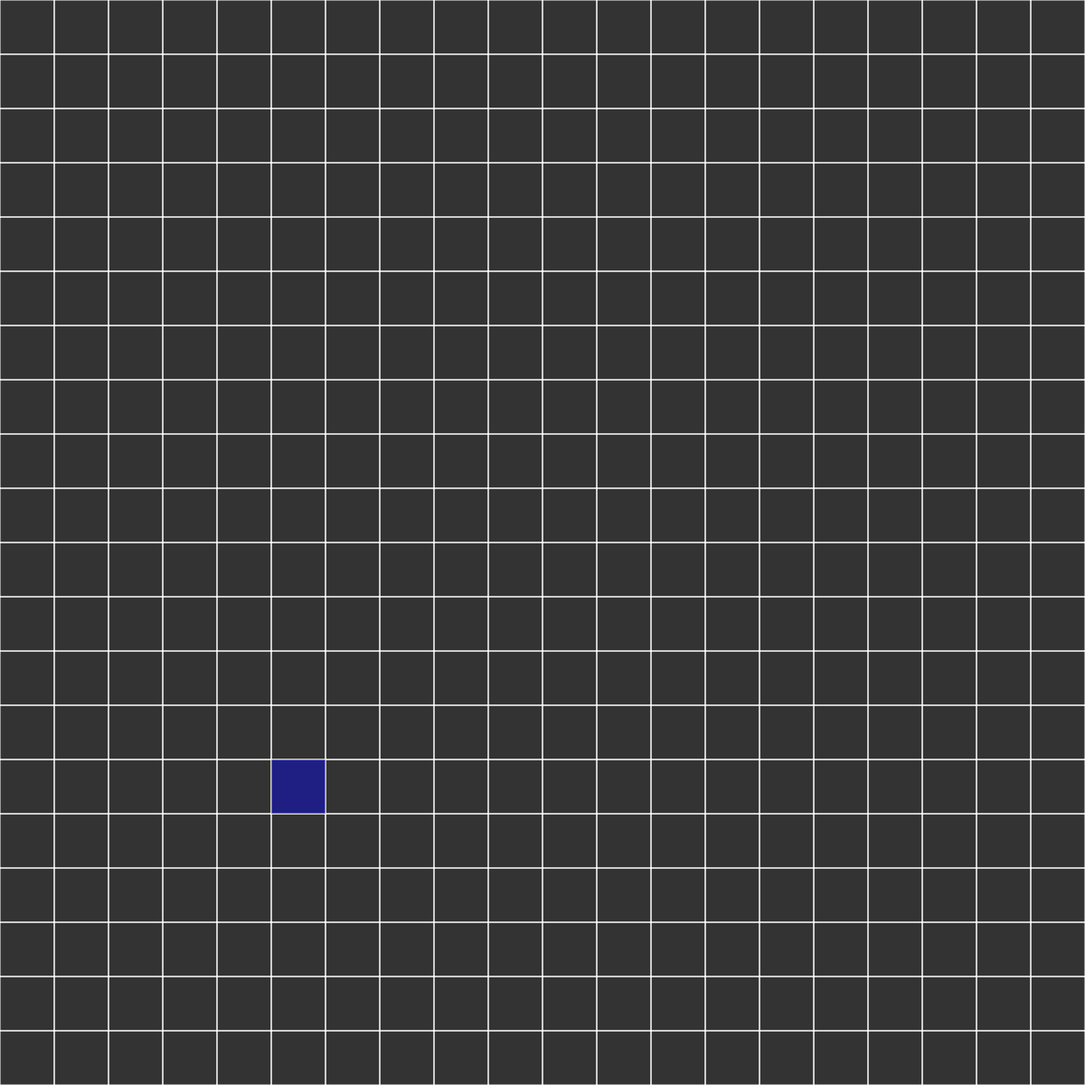
Frame 1 (no input)
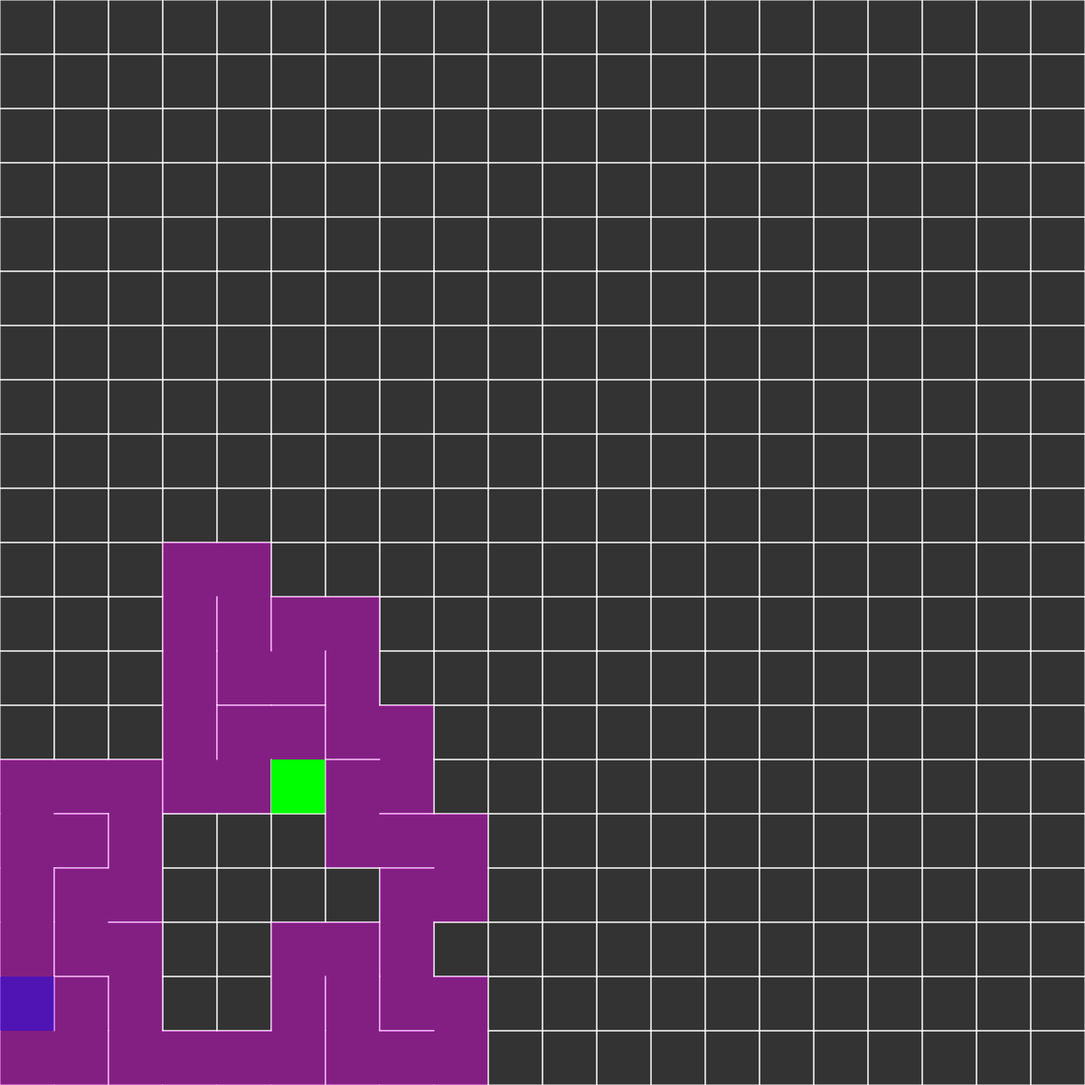
Frame 60 (no input)
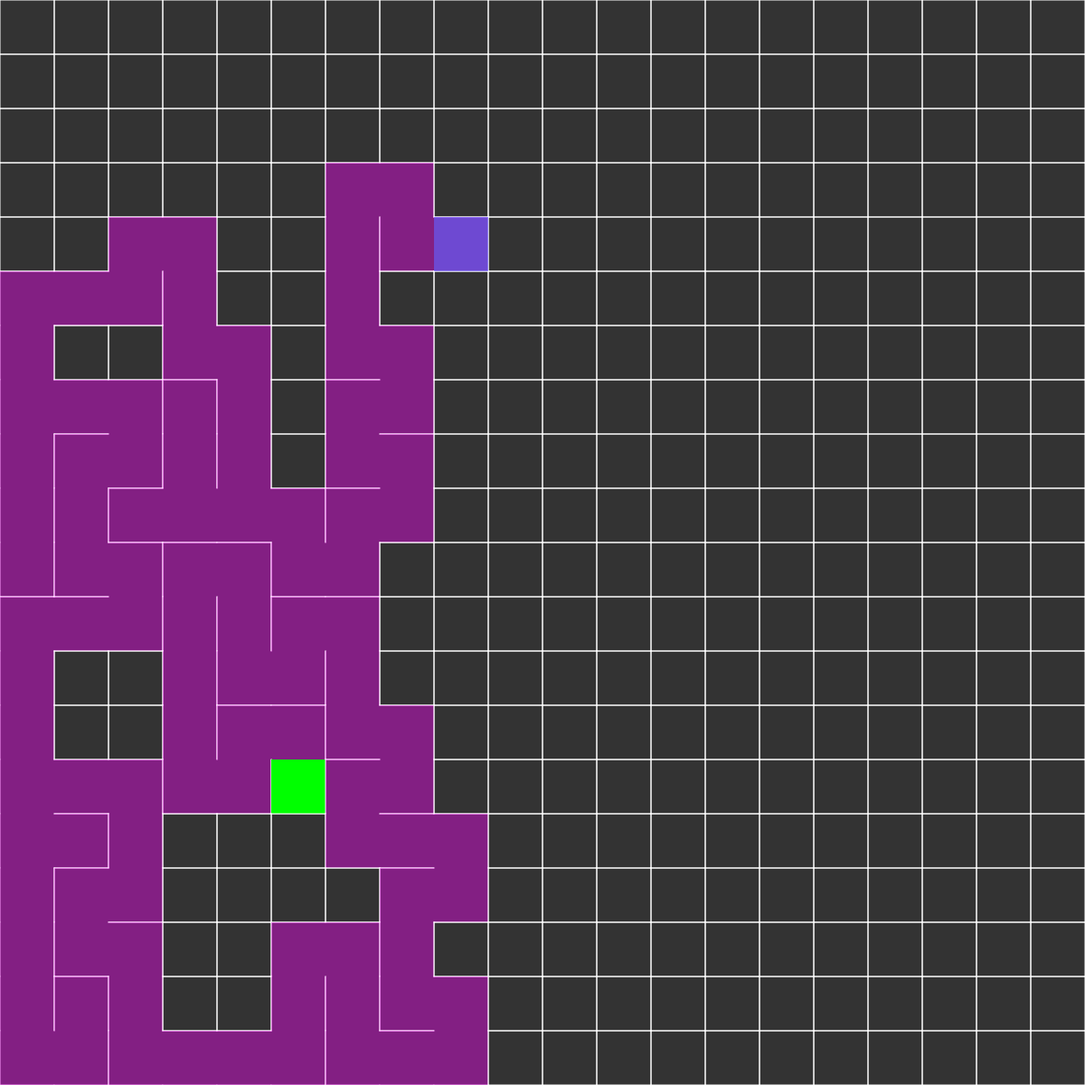
Frame 120 (the mouse pressed at the canvas centre since frame 60)

The p5.js sketch that drew these frames (run headless with seeded random() and noise() and a simulated clock; from frame 60 on, the mouse is pressed at the canvas centre):

// p5.js sketch
// ── sketch.js
//the amount of rows and columns of the maze, based on the width of the screen and height divided by the size of the cell
var cols, rows;
//the size of the current cell object
var sizeOfCell = 60;

//the array to store the grid of all the cell objects.
var grid = [];

var currentCell;

var stackOfCells = [];

var startingCellIndex;

function setup() {
    createCanvas(1200, 1200);

    //for debugging purposes to see the grid populate slowly.
    //frameRate(2);

    //assign the rows and columns to be the size of the height and width divided by whatever the size of the cell is.
    cols = floor(width / sizeOfCell);
    rows = floor(height / sizeOfCell);


    //create a cell object for each row and column, so in this case create 10 columns with 10 rows in each. So
    //it will be a 100 celled maze. bc 10x10
    for (var i = 0; i < rows; i++) {
        for (var j = 0; j < cols; j++) {
            //make a new cell object at this row and this col.
            var cell = new Cell(i, j);
            //push the new cell object into the array holding the grid collection of cells.
            grid.push(cell);
        }
    }

    //make the current cell start at a random cell from 0 to the grid length, and floor the number to make sure
    //it returns a whole numbers.
    var randomCellIndex = floor(random(0, grid.length - 1));
    startingCellIndex = randomCellIndex;
    //make the current cell the cell at the grid based on the random number as a index.
    currentCell = grid[randomCellIndex];
    //set the current random cell we selected as the starting cell, so it can be marked as green.
    currentCell.SetStartingCell();
}

function draw() {
    //draw grey background.
    background(51);
    //show all the cells to the screen.
    for (var i = 0; i < grid.length; i++) {
        grid[i].show();
    }

    //make sure to mark the current cell that we are at as visited.
    currentCell.visted = true;
    currentCell.highlight();
    //checks the current cell too see if it has any neighbours and adds the neighbors to a array inside of that cell.
    //then returns a random neighbor if one exists and assign it to the var.
    var nextCell = currentCell.checkNeighbors();

    if (nextCell) {
        nextCell.visted = true;
        nextCell.currentEnd = true;
        stackOfCells.push(currentCell);

        //remove the walls between the cells before we set the currentcell to the next cell to repeat the process.
        removeWalls(currentCell, nextCell);

        //set the currentcell to the next cell in order to now look for the next cells neighbor.
        currentCell = nextCell;

    } else if (stackOfCells.length > 0) {
        console.log(stackOfCells.length);
        currentCell = stackOfCells.pop();
        currentCell.currentEnd = false;
    }

    if(stackOfCells <= 1){
        currentCell.lastCell = true;
        fill(255,0,0);
        rect(grid[startingCellIndex].col * sizeOfCell + (sizeOfCell/3), grid[startingCellIndex].row * sizeOfCell + (sizeOfCell / 3), sizeOfCell/3, sizeOfCell/3)
    }


}

function removeWalls(curCell, nextCell) {
    var x = curCell.col - nextCell.col;
    var y = curCell.row - nextCell.row;
    if (x === 1) {
        curCell.walls[3] = false;
        nextCell.walls[1] = false;
    } else if (x === -1) {
        curCell.walls[1] = false;
        nextCell.walls[3] = false;
    }
    if (y === 1) {
        curCell.walls[0] = false;
        nextCell.walls[2] = false;
    }
    if (y === -1) {
        curCell.walls[2] = false;
        nextCell.walls[0] = false;
    }

}

//this returns the index of the cell by adding the col and row and multiplying it by the total cols in the grid.
//so for example if the index col row is 0 we do 0 * 10 then plus the row so for example 3. and the index is 3.
// another example if column is 3 and row 2, we do 3 * 10 = 30 + 2 index = 32; This is assuming that the grid array has a size of 100
function index(j, i) {

    //if the row is less then 1 or greater then the boundary of the total columns and rows, we return a -1 to deal with when
    //this function is called.
    if (i < 0 || j < 0 || i > rows - 1 || j > cols - 1) {
        return -1;
    }
    return j + i * cols;
}

function Cell(row, col) {
    //this is the current cells row and column index values
    //this could be done using a matrix array to store the values together but this way is the same thing.
    this.row = row;
    this.col = col;

    //this array of walls keeps track of the cells information to see if there is a wall
    //in the top, right, bottom, left - in that order - part of the cell.
    this.walls = [true, true, true, true];

    //stores information for the current cell to check if it has been visited.
    this.visted = false;

    this.startingCell = false;
    this.lastCell = false;
    this.currentEnd = false;


    //this functions checks the top, right, left, and bottom to see if there is any neighbors beside it that arent visited yet
    this.checkNeighbors = function () {
        var neighbors = [];

        var top = grid[index(col, row - 1)];
        var right = grid[index(col + 1, row)];
        var bottom = grid[index(col, row + 1)];
        var left = grid[index(col - 1, row)];


        if (top && !top.visted) {
            neighbors.push(top);
            console.log("Top row " + top.row + " Top Col " + top.col + "\nrow/col index: " + index(col, row - 1) + " row and col value " + row + "/" + col);

        }
        if (right && !right.visted) {
            neighbors.push(right);
            console.log("right row " + right.row + " right Col " + right.col + "\nrow/col index: " + index(col + 1, row) + " row and col value " + row + "/" + col);

        }
        if (bottom && !bottom.visted) {
            neighbors.push(bottom);
            console.log("bottom row " + bottom.row + " bottom Col " + bottom.col + "\nrow/col index: " + index(col, row + 1) + " row and col value " + row + "/" + col);

        }
        if (left && !left.visted) {
            console.log("left row " + left.row + " left Col " + left.col + "\nrow/col index: " + index(col - 1, row) + " row and col value " + row + "/" + col);
            neighbors.push(left);
        }

        if (neighbors.length > 0) {
            var r = floor(random(0, neighbors.length));
            console.log("Stack of cell count: " + stackOfCells.length);
            console.log("\n\n");
            return neighbors[r]
        } else {
            return undefined;
        }
    }

    this.SetStartingCell = function () {
        this.startingCell = true;
    }

    this.SetLastCell = function (){
        this.lastCell = true;
    }

    this.highlight = function () {
        //the x location is the current i position times the size of the cell.
        //so if it is in cols 2 then it is in the 2 X 60 position on the screen so its coordinate is 120 on the x;
        var x = this.col * sizeOfCell;
        //the y location is the current location of the row times the size of the cell. so for the third row, we take
        // 3 * 60 to get the 180 world position on the screen.
        var y = this.row * sizeOfCell;

        if(!this.lastCell){
            if(this.currentEnd){
                noStroke();
                fill(255, 255, 255, 100);
                rect(x, y, sizeOfCell, sizeOfCell);
            }
            noStroke();
            fill(0, 0, 255, 100);
            rect(x, y, sizeOfCell, sizeOfCell);
        }
        else {
            //if its the last cell make it just bright green.
            noStroke();
            fill(0, 255, 0);
            rect(x, y, sizeOfCell, sizeOfCell);
        }

    }

    this.show = function () {
        //the x location is the current i position times the size of the cell.
        //so if it is in cols 2 then it is in the 2 X 60 position on the screen so its coordinate is 120 on the x;
        var x = this.col * sizeOfCell;
        //the y location is the current location of the row times the size of the cell. so for the third row, we take
        // 3 * 60 to get the 180 world position on the screen.
        var y = this.row * sizeOfCell;

        //this makes the strokes (line) a white colour.
        stroke(255);

        //checks if the walls array at the index position is true.
        //if there is a wall at that position then we draw out the line to complete the wall.
        //else we skip over it.
        if (this.walls[0]) {
            line(x, y, x + sizeOfCell, y)
        }
        if (this.walls[1]) {
            line(x + sizeOfCell, y, x + sizeOfCell, y + sizeOfCell)
        }
        if (this.walls[2]) {
            line(x + sizeOfCell, y + sizeOfCell, x, y + sizeOfCell)
        }
        if (this.walls[3]) {
            line(x, y + sizeOfCell, x, y)
        }

        // if the cell is visited just make it a purple colour for now.

        if (this.visted) {
            if (this.startingCell) {
                noStroke();
                fill(0, 255, 0);
                rect(x, y, sizeOfCell, sizeOfCell);
            }
            else {
                noStroke();
                fill(255, 0, 255, 100);
                rect(x, y, sizeOfCell, sizeOfCell);
                }
            }

        //do not fill the rectangles with anything inside of it.
        // noFill();
        //draw a rect at the x and y position with the size of the cell on both length and width
        //rect(x,y,sizeOfCell, sizeOfCell);
    }
}
